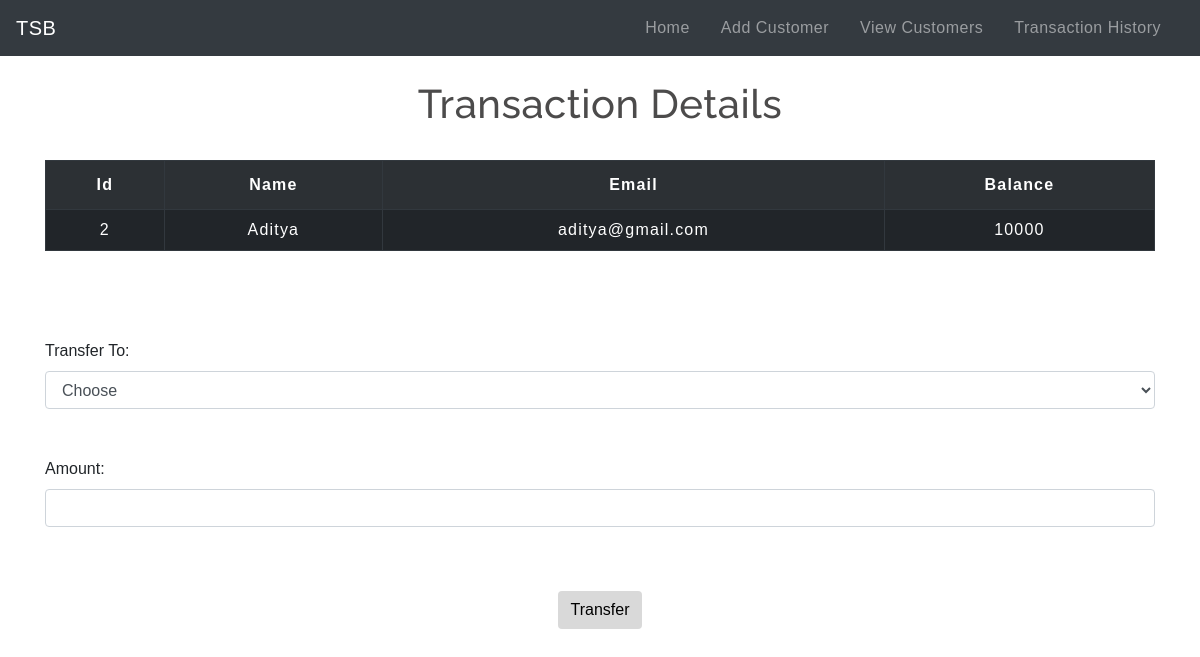
The page /selectuserdetail.php?id=2 on the database its author committed.
### tables this page shows
CREATE TABLE `customers` (
  `id` int(3) NOT NULL,
  `name` text NOT NULL,
  `email` varchar(30) NOT NULL,
  `balance` int(8) NOT NULL
);

### selectuserdetail.php (the view, shortened to what this page needs)
<!DOCTYPE html>
<html lang="en">
<head>
    <link rel="stylesheet" href="https://maxcdn.bootstrapcdn.com/bootstrap/4.0.0/css/bootstrap.min.css">
    <link rel="stylesheet" type="text/css" href="css/table.css">
    <link rel="stylesheet" type="text/css" href="css/navbar.css">
</head>
<body>
<?php
  include 'navbar.php';
?>
	<div class="container">
        <h2 class="text-center pt-4">Transaction Details</h2>
            <?php
                include 'config.php';
                $sid=$_GET['id'];
                $sql = "SELECT * FROM  customers where id=$sid";
                $result=mysqli_query($conn,$sql);
                $rows=mysqli_fetch_assoc($result);
            ?>
            <form method="post" name="tcredit" class="tabletext" ><br>
        <div>
            <table class="table table-striped table-dark table-bordered">
                <tr>
                    <th class="text-center">Id</th>
                    <th class="text-center">Name</th>
                    <th class="text-center">Email</th>
                    <th class="text-center">Balance</th>
                </tr>
                <tr>
                    <td class="py-2"><?php echo $rows['id'] ?></td>
                    <td class="py-2"><?php echo $rows['name'] ?></td>
                    <td class="py-2"><?php echo $rows['email'] ?></td>
                    <td class="py-2"><?php echo $rows['balance'] ?></td>
                </tr>
            </table>
        </div>
        <br><br><br>
        <label>Transfer To:</label>
        <select name="to" class="form-control" required>
            <option value="" disabled selected>Choose</option>
        </select>
        <br>
        <br>
            <label>Amount:</label>
            <input type="number" class="form-control" name="amount" required>
            <br><br>
                <div class="text-center" >
            <button class="btn mt-3" name="submit" type="submit" id="myBtn">Transfer</button>
            </div>
        </form>
    </div>
</body>
</html>

### CSS/table.css (style rules this page uses)
* { padding: 0; margin: 0; box-sizing: border-box; font-family: sans-serif; }
h2 { font-size: 40px; }
table { letter-spacing: 1.2px; }
td { text-align: center; }
button { border:none; background: #d9d9d9; transition: 1s; }

### CSS/navbar.css (style rules this page uses)
h2 { color: #4C4B4B; letter-spacing: 0.5px; font-family: raleway; }

### selectuserdetail.php (style rules this page uses)
button { border:none; background: #d9d9d9; }

### rows shown on the page
customers: id "2", name "Aditya", email "aditya@gmail.com", balance "10000"
